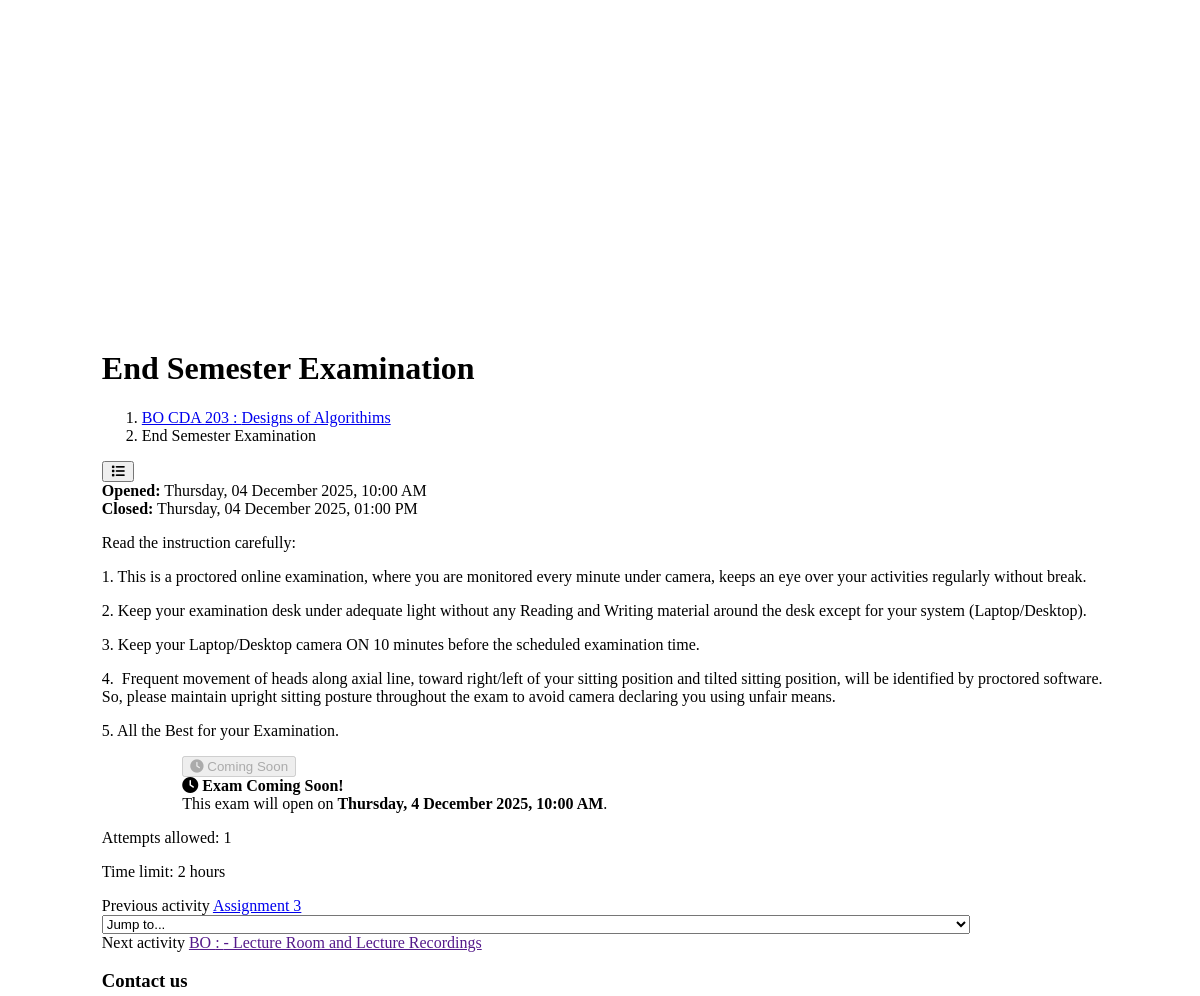
/moodle/mod/exam/view.php?id=2 (middle part), run on an earlier commit of the app's database.
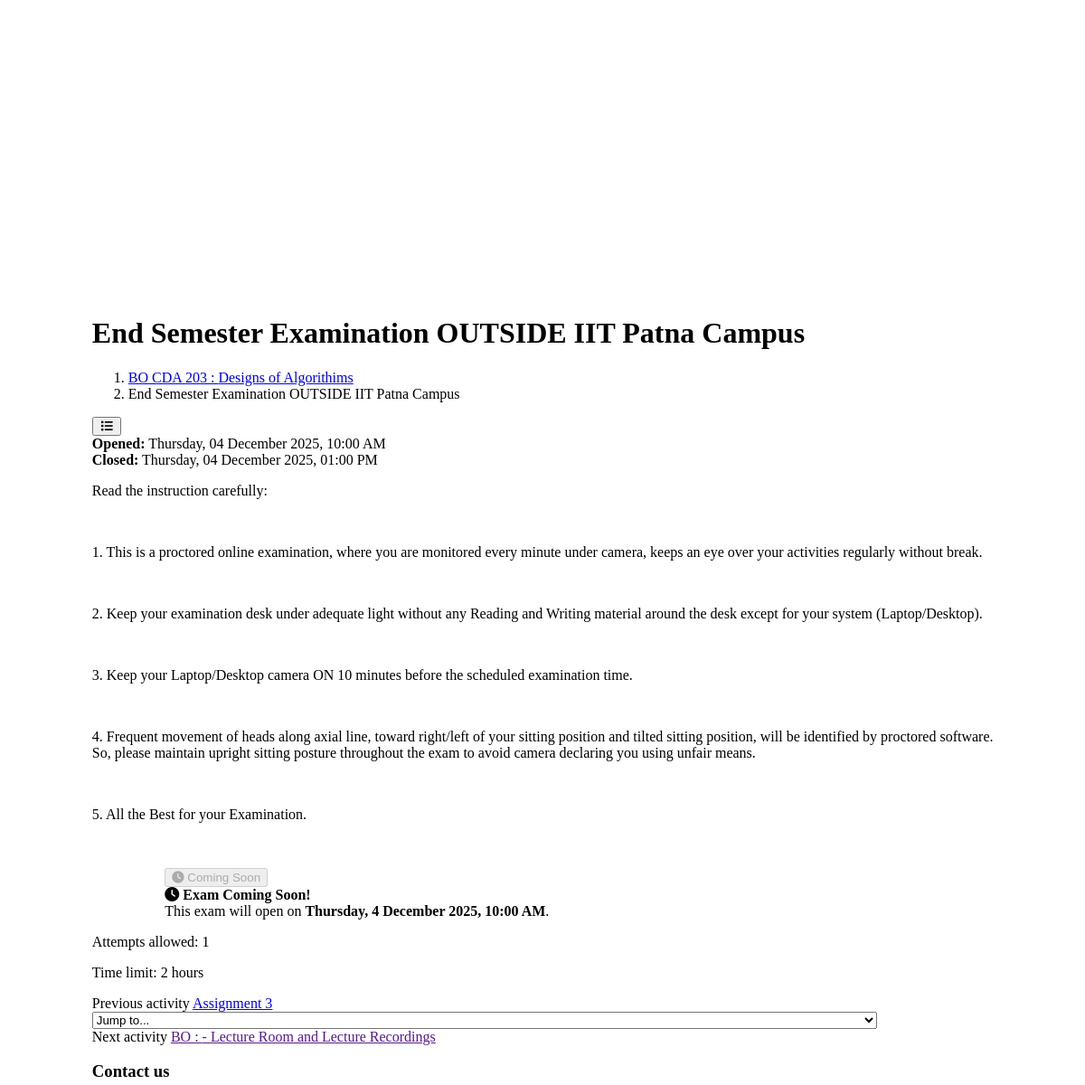
And on a later commit of the database.
### moodle/models.py (models this page shows, shortened)
class BaseAssessment(models.Model):
    course = models.ForeignKey(Course, on_delete=models.CASCADE)
    title = models.CharField(max_length=200)
    description = models.TextField(blank=True, null=True)
    open_date = models.DateTimeField(default=timezone.now)
    close_date = models.DateTimeField(blank=True, null=True)
    duration_minutes = models.IntegerField(default=60, help_text="Total duration in minutes.")
    max_attempts = models.IntegerField(default=1, help_text="How many times a student can attempt.")
    is_live = models.BooleanField(
        default=False,
        help_text="If enabled, this assessment becomes visible and attemptable by users."
    )
    created_at = models.DateTimeField(auto_now_add=True)
    updated_at = models.DateTimeField(auto_now=True)
    class Meta:
        abstract = True
    def status_label(self):
        """Readable status for admin panel"""
        if not self.is_live:
            return "🔒 Not Live"
        elif not self.is_available():
            return "⏳ Scheduled"
        return "🟢 Live Now"
    status_label.short_description = "Status"

class Exam(BaseAssessment):
    def __str__(self):
        return f"Exam: {self.title}"

class Course(models.Model):
    title = models.CharField(max_length=200)
    code = models.CharField(max_length=20, unique=True)
    description = models.TextField(blank=True, null=True)
    image = models.FileField(upload_to="course_images/", blank=True, null=True)

### moodle/views.py (the view)
# urls.py: path('moodle/mod/<str:test_type>/view.php?id=<int:test_id>', views.test_detail_view, name='test_detail'),
def test_detail_view(request, test_type, test_id):
    test_type = test_type.upper()
    model_map = {
        "ASSIGNMENT": Assignment,
        "QUIZ": Quiz,
        "EXAM": Exam,
    }
    if test_type not in model_map:
        return render(request, "404.html", {"message": "Invalid test type."})
    model = model_map[test_type]
    test_obj = get_object_or_404(model, id=test_id)
    questions = Question.objects.filter(
        parent_type=test_type,
        parent_id=test_id
    ).prefetch_related("options")  # change to "option_set" if no related_name exists
    courses = Course.objects.all()
    quiz_end = False
    if test_obj.close_date and timezone.now() > test_obj.close_date:
        quiz_end = True
    context = {
        "test": test_obj,
        "questions": questions,
        "test_type": test_type.capitalize(),
        "page_title": f"{test_type.capitalize()}: {test_obj.title}",
        "courses":courses,
        "quiz_end": quiz_end,
    }
    return render(request, "quiz.html", context)

### moodle/context_processors.py (called while the page is built)
def global_user_context(request):
    username = request.session.get('username', None)
    return {
        'username': username if username else 'IITians',  # Default fallback
        'SYSTEM': getattr(settings, 'SYSTEM', {}),        # Optional system info
    }

### moodle/templatetags/duration_filters.py (called while the page is built)
@register.filter
def nice_duration(minutes):
    if not minutes:
        return "0 minutes"
    hours = minutes // 60
    mins = minutes % 60
    parts = []
    if hours > 0:
        parts.append(f"{hours} hour{'s' if hours > 1 else ''}")
    if mins > 0:
        parts.append(f"{mins} minute{'s' if mins > 1 else ''}")
    return " ".join(parts)

### moodle/templatetags/user_extras.py (called while the page is built)
@register.filter
def user_initials(username):
    if not username:
        return "I"
    parts = username.strip().split()
    if len(parts) == 1:
        return parts[0][0].upper()
    else:
        return (parts[0][0] + parts[1][0]).upper()

### moodle/templates/quiz.html (shortened to what the changed rows need)
{% include '_head.html' %}
{%include '_header.html' %}
{% load duration_filters %}
<div id="page" data-region="mainpage" data-usertour="scroller" class="drawers   drag-container">
    <header id="page-header" class="moove-container-fluid">
<div class="d-sm-flex align-items-center">
            <div class="mr-auto">
                <div class="page-context-header"><div class="page-header-headings">
                    <h1 class="h2">{{ test.title }}</h1>
                </div></div>
            </div>
        <div class="d-none d-md-block" id="page-navbar">
            <nav aria-label="Navigation bar">
<ol class="breadcrumb">
            <li class="breadcrumb-item">
                <a href="{% url 'course_detail' test.course.code %}"  title="BO CDA {{ test.course.code }} : {{ test.course.title }}">BO CDA {{ test.course.code }} : {{ test.course.title }}</a>
            </li>
            <li class="breadcrumb-item">
                <span>{{ test.title }}</span>
            </li>
    </ol>
</nav>
        </div>
</div>
</header>
    <div id="topofscroll" class="main-inner">
        <div id="page-content" class="d-print-block">
            <div id="region-main-box">
                <section id="region-main" aria-label="Content">
                        <div class="activity-header" data-for="page-activity-header">
                                <div class="description">
                                    <div data-region="activity-dates" class="activity-dates small course-description-item">
                                        <div class="description-inner">
                                            {% if test.open_date %}
                                            <div><strong>Opened:</strong> {{ test.open_date|date:"l, d F Y, h:i A" }}</div>
                                            {% endif %}
                                            {% if test.close_date %}
                                            <div><strong>Closed:</strong> {{ test.close_date|date:"l, d F Y, h:i A" }}</div>
                                            {% endif %}
                                        </div>
                                    </div>
                                    {% if test.description %}
                                    <div class="activity-altcontent course-description-item small d-flex">
                                        <div class="flex-fill description-inner text-break">
                                            <div class="no-overflow">
                                                <div class="no-overflow">
                                                    <p>{{ test.description|safe }}</p>
                                                </div>
                                            </div>
                                        </div>
                                    </div>
                                    {% endif %}
                                </div>
                                </div>
                    <div role="main"><div class="container-fluid tertiary-navigation">
                                        {% if test.is_live %}
                <div class="modal fade" id="startAttemptModal" tabindex="-1" aria-labelledby="startAttemptLabel" aria-hidden="true">
                  <div class="modal-dialog modal-lg modal-dialog-centered">
                    <div class="modal-content">
                      <div class="modal-header">
                        <h5 class="modal-title" id="startAttemptLabel">Start Attempt</h5>
                        <button type="button" class="btn-close" data-bs-dismiss="modal" aria-label="Close"></button>
                      </div>
                      <div class="modal-body">
                        <form autocomplete="off"
                              action="{% url 'test_attempt' test_type=test_type|lower test_id=test.id %}"
                              method="post"
                              accept-charset="utf-8"
                              id="mod_quiz_preflight_form"
                              class="mform full-width-labels">
                          {% csrf_token %}
                          <input type="hidden" name="cmid" value="3407">
                          <input type="hidden" name="sesskey" value="tFTEBU6tGl">
                          <input type="hidden" name="_qf__mod_quiz_form_preflight_check_form" value="1">
                          <fieldset class="clearfix mb-3">
                            <legend class="sr-only">Time limit</legend>
                            <h4 class="mb-2">Time Limit</h4>
                            <p>Your attempt will have a time limit of
                              <strong>{{ test.duration_minutes }} minutes</strong>.
                              When you start, the timer will begin and cannot be paused.
                              Are you sure you wish to start now?</p>
                          </fieldset>
                          <div class="d-flex justify-content-end mt-4">
                            <button type="submit" class="btn btn-primary me-2">
                              <i class=""></i> Start Attempt
                            </button>
                            <button type="button" class="btn btn-secondary" data-bs-dismiss="modal">
                              Cancel
                            </button>
                          </div>
                        </form>
                      </div>
                    </div>
                  </div>
                </div>
                {% else %}
                <div class="alert alert-warning text-center mt-4 p-4" role="alert"
                     style="border-radius: 10px; font-size: 16px;">
                    <i class="fa fa-clock"></i>
                    <strong>{{ test_type }} Coming Soon!</strong><br>
                    This {{ test_type|lower }} will open on
                    <strong>{{ test.open_date|date:"l, j F Y, h:i A" }}</strong>.
                </div>
                {% endif %}
                </div>
                </div>
                </section>
            </div>
                    <div class="box py-3 quizinfo">
                        <p class="text-left">Attempts allowed: {{ test.max_attempts }}</p>
                        <p class="text-left">Time limit: {{ test.duration_minutes|nice_duration }}</p>
                    </div>
        </div></div>
        </body>

What changed in the data, as far as the page shows it:
changed Exam "Designs of Algorithims": title "End Semester Examination" → "End Semester Examination OUTSIDE IIT Patna Campus"
